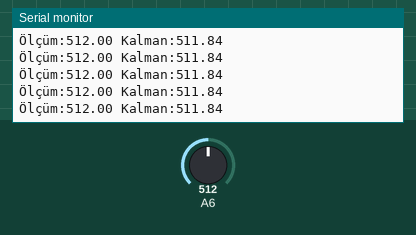
Recording of a sketch running on a simulated Arduino Nano, built with avr-gcc and run on an emulated ATmega328P. Parts: the last lines printed to the serial monitor. Inputs (shaded band) come from the test bench; at power-on: A6 = 512.

Above: at 7.2 s.
7.3 s: A6 set to 1023
At 7.9 s:
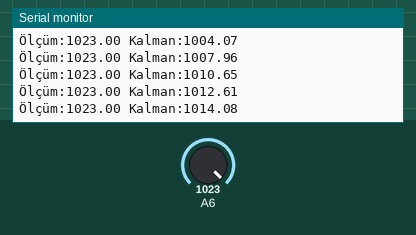
10.3 s: A6 set to 999
At 11.4 s:
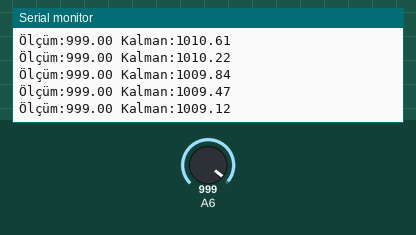
Timing chart, 0 to 13.3 s (numbered marks = the images above; inputs shaded):
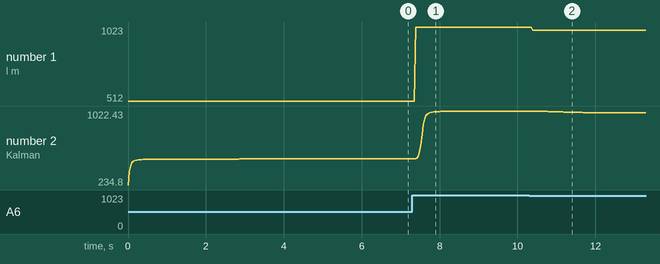

The sketch:

Kalman_Filter.ino
```cpp
struct Kalman { // Kalman filtresi için gereken değişkenler
  float Eest; // Tahmin edilen değerin hatası
  float Emea; // Ölçümdeki hata payı
  float Value; // Okunan analog veri
  float CurrEst; // Şuanki tahmin edilen değer
  float PrevEst; // Önceki tahmin
  float KG; // Kalman kazancı
};
struct Kalman K;

const float Q = 0.01; // Sabit bir değer olan "Q" (Process Variance) maximum 1 olabilir.

void setup() {
  pinMode(A6, INPUT);
  Serial.begin(9600);

  // Kalman filtresinin başlangıç değerleri
  K.Eest = 2; // Tahmin edilen değerin hatası
  K.Emea = 3; // Ölçümdeki hata payı (Değişmez sabittir)
  K.PrevEst = 50; // Önceki tahmin
}

void loop() {
  KalmanFilter();
  Serial.print("Ölçüm:");
  Serial.print(K.Value);
  Serial.print(" Kalman:");
  Serial.println(K.CurrEst); // Serial Plotter ekranına "Kalman" adıyla Kalman Filtresinden geçmiş sinyal çizdirilir.
}

void KalmanFilter() {
  K.Value = analogRead(A6);
  K.KG = (K.Eest / (K.Eest + K.Emea)); // Kalman kazancı(KG) hesaplanır, bu değer 0 ile 1 arasındadır.
  K.CurrEst = K.PrevEst + K.KG * (K.Value - K.PrevEst); // Şuanki Tahmin edilen değer hesaplanır.
  K.Eest = (1 - K.KG) * K.Eest + fabsf(K.PrevEst - K.CurrEst) * Q; // Tahmin edilen değerin hatası hesaplanır.
  K.PrevEst = K.CurrEst; // Önceki tahmin, şuanki tahmin edilen değere eşitlenir.
}
```

Measured:
- after the input at 7.3 s, the serial monitor: prints a new line after 0.08 s (image 1)
- plotted number 1: 512 → 1023 after the input at 7.3 s
- plotted number 2: 511.84 → 1022.41 after the input at 7.3 s
